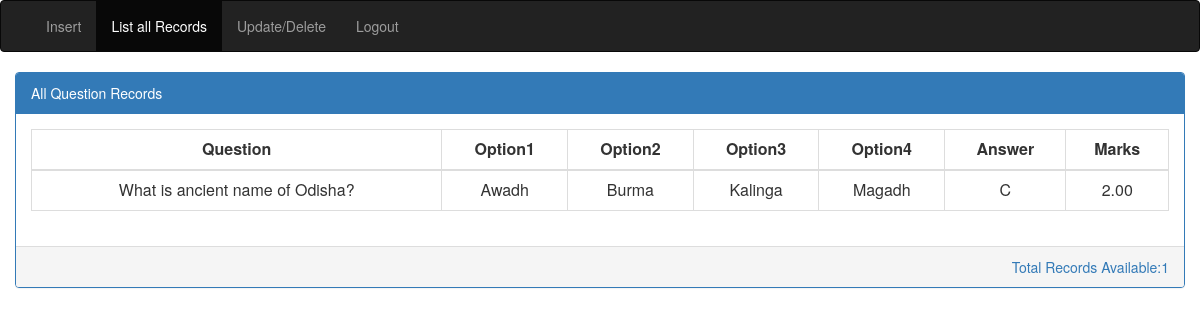
/kiicssexam/admin/view.php (signed in), run on the app's committed database.
### tables this page shows
CREATE TABLE `questions` (
  `id` int(11) NOT NULL,
  `sub_id` varchar(40) NOT NULL,
  `subject` varchar(40) NOT NULL,
  `question` text NOT NULL,
  `optionA` varchar(200) NOT NULL,
  `optionB` varchar(200) NOT NULL,
  `optionC` varchar(200) NOT NULL,
  `optionD` varchar(200) NOT NULL,
  `answer` varchar(200) NOT NULL,
  `marks` decimal(8,2) NOT NULL DEFAULT '2.00',
  `date_added` timestamp NOT NULL DEFAULT CURRENT_TIMESTAMP ON UPDATE CURRENT_TIMESTAMP
);

### kiicssexam/admin/view.php (the view, shortened to what this page needs)
<html>
<head>
<link rel="stylesheet" href="bootstrap.css" />
</head>
<body>
<?php
include "include/database.php";
?>
<nav class="navbar navbar-inverse">
  <div class="container-fluid">
    <div class="navbar-header">
      <a class="navbar-brand" href="#"></a>
    </div>
    <ul class="nav navbar-nav">
      <li><a href="teacher0.php">Insert</a></li>
	  <li class="active"><a href="view.php">List all Records</a></li>
      <li><a href="manage.php">Update/Delete</a></li>
	  <li><a href="logout.php">Logout</a></li>
    </ul>
  </div>
</nav>
<div class="container-fluid">
<div class="row">
<div class="col-sm-12">
<div class="panel panel-primary">
<div class="panel-heading">All Question Records</div>
<div class="panel-body">
<?php
$numofrows=0;
if($conn->connect_error)
{
	echo "Connection Error";
}
else
{
  $sub_id = $_SESSION['sub_id'];
	$sql="SELECT * FROM questions WHERE sub_id='$sub_id'";
	$result = $conn->query($sql);
$numofrows=$result->num_rows;
if ($result->num_rows > 0) {
?>
<table class="table table-responsive table-bordered">
<thead>
<tr><th class="text-center">Question</th><th class="text-center">Option1</th><th class="text-center">Option2</th><th class="text-center">Option3</th><th class="text-center">Option4</th><th class="text-center">Answer</th><th class="text-center">Marks</th></tr>
</thead>
<?php
    while($row = $result->fetch_assoc()) {
        echo "<tr><td class='text-center'>".$row["question"]."</td><td class='text-center'>".$row["optionA"]."</td><td class='text-center'>".$row["optionB"]."</td><td class='text-center'>".$row["optionC"]."</td><td class='text-center'>".$row["optionD"]."</td><td class='text-center'>".$row["answer"]."</td><td class='text-center'>".$row["marks"]."</td></tr>";
    }
?>
</table>
<?php
}
else
	{
		echo "<p class='alert alert-danger'>No Records Found</p>";
	}
}
?>
</div>
<div class="panel-footer">
<a href="#" class="pull-right">Total Records Available:<?php echo $numofrows; ?></a>
<div class="clearfix"></div>
</div>
</div>
</div>
</div>
</div>
</body>
</html>

### data on the page
questions: question "What is ancient name of Odisha?", optionA "Awadh", optionB "Burma", optionC "Kalinga", optionD "Magadh", answer "C", marks "2.00"

### other printed values
$numofrows "1"
